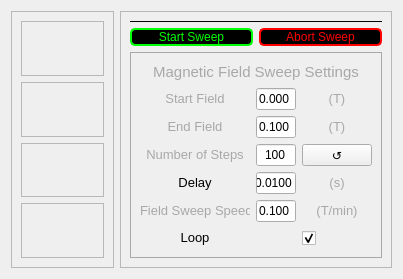
      <widget class="QWidget" name="tab_1DFieldSweep">
       <property name="styleSheet">
        <string notr="true">#tab_1DFieldSweep{

background-color: rgb(0, 0, 0);

}



</string>
       </property>
       <attribute name="title">
        <string>1DFieldSweep</string>
       </attribute>
       <layout class="QHBoxLayout" name="horizontalLayout_8" stretch="4,1">
        <item>
         <widget class="QFrame" name="frame_1DFieldSweep_PlotArea">
          <property name="frameShape">
           <enum>QFrame::StyledPanel</enum>
          </property>
          <property name="frameShadow">
           <enum>QFrame::Raised</enum>
          </property>
          <layout class="QVBoxLayout" name="verticalLayout_8">
           <item>
            <layout class="QVBoxLayout" name="verticalLayout_1DFieldSweepPlot1">
             <item>
              <widget class="QFrame" name="frame_1DFieldSweepPlot1">
               <property name="maximumSize">
                <size>
                 <width>16777215</width>
                 <height>16777215</height>
                </size>
               </property>
               <property name="styleSheet">
                <string notr="true">#PlotArea{
background:black
}</string>
               </property>
               <property name="frameShape">
                <enum>QFrame::StyledPanel</enum>
               </property>
               <property name="frameShadow">
                <enum>QFrame::Raised</enum>
               </property>
               <layout class="QHBoxLayout" name="horizontalLayout_9">
                <property name="spacing">
                 <number>0</number>
                </property>
                <property name="margin">
                 <number>0</number>
                </property>
               </layout>
               <zorder>frame_1DFieldSweep_PlotArea</zorder>
              </widget>
             </item>
            </layout>
           </item>
           <item>
            <layout class="QVBoxLayout" name="verticalLayout_1DFieldSweepPlot2">
             <item>
              <widget class="QFrame" name="frame_1DFieldSweepPlot2">
               <property name="maximumSize">
                <size>
                 <width>16777215</width>
                 <height>16777215</height>
                </size>
               </property>
               <property name="styleSheet">
                <string notr="true">#PlotArea{
background:black
}</string>
               </property>
               <property name="frameShape">
                <enum>QFrame::StyledPanel</enum>
               </property>
               <property name="frameShadow">
                <enum>QFrame::Raised</enum>
               </property>
               <layout class="QHBoxLayout" name="horizontalLayout_10">
                <property name="spacing">
                 <number>0</number>
                </property>
                <property name="margin">
                 <number>0</number>
                </property>
               </layout>
               <zorder>frame_1DFieldSweepPlot1</zorder>
              </widget>
             </item>
            </layout>
           </item>
           <item>
            <layout class="QVBoxLayout" name="verticalLayout_1DFieldSweepPlot3">
             <item>
              <widget class="QFrame" name="frame_1DFieldSweepPlot3">
               <property name="maximumSize">
                <size>
                 <width>16777215</width>
                 <height>16777215</height>
                </size>
               </property>
               <property name="styleSheet">
                <string notr="true">#PlotArea{
background:black
}</string>
               </property>
               <property name="frameShape">
                <enum>QFrame::StyledPanel</enum>
               </property>
               <property name="frameShadow">
                <enum>QFrame::Raised</enum>
               </property>
               <layout class="QHBoxLayout" name="horizontalLayout_11">
                <property name="spacing">
                 <number>0</number>
                </property>
                <property name="margin">
                 <number>0</number>
                </property>
               </layout>
              </widget>
             </item>
            </layout>
           </item>
           <item>
            <layout class="QVBoxLayout" name="verticalLayout_1DFieldSweepPlot4">
             <item>
              <widget class="QFrame" name="frame_1DFieldSweepPlot4">
               <property name="maximumSize">
                <size>
                 <width>16777215</width>
                 <height>16777215</height>
                </size>
               </property>
               <property name="styleSheet">
                <string notr="true">#PlotArea{
background:black
}</string>
               </property>
               <property name="frameShape">
                <enum>QFrame::StyledPanel</enum>
               </property>
               <property name="frameShadow">
                <enum>QFrame::Raised</enum>
               </property>
               <layout class="QHBoxLayout" name="horizontalLayout_12">
                <property name="spacing">
                 <number>0</number>
                </property>
                <property name="margin">
                 <number>0</number>
                </property>
               </layout>
              </widget>
             </item>
            </layout>
           </item>
          </layout>
         </widget>
        </item>
        <item>
         <widget class="QFrame" name="frame_1DFieldSweep_Setting">
          <property name="frameShape">
           <enum>QFrame::StyledPanel</enum>
          </property>
          <property name="frameShadow">
           <enum>QFrame::Raised</enum>
          </property>
          <layout class="QGridLayout" name="gridLayout_9" rowstretch="4,1,3">
           <item row="0" column="0" colspan="2">
            <widget class="QFrame" name="frame_1DFieldSweep_Picture">
             <property name="styleSheet">
              <string notr="true">image: url(:/nSOTScanner/Pictures/Ferromagnet.png);
background-color: rgb(3, 3, 3);</string>
             </property>
             <property name="frameShape">
              <enum>QFrame::StyledPanel</enum>
             </property>
             <property name="frameShadow">
              <enum>QFrame::Raised</enum>
             </property>
            </widget>
           </item>
           <item row="1" column="0">
            <widget class="QPushButton" name="pushButton_Start1DFieldSweep">
             <property name="sizePolicy">
              <sizepolicy hsizetype="Minimum" vsizetype="Preferred">
               <horstretch>0</horstretch>
               <verstretch>0</verstretch>
              </sizepolicy>
             </property>
             <property name="maximumSize">
              <size>
               <width>16777215</width>
               <height>16777215</height>
              </size>
             </property>
             <property name="toolTip">
              <string>Test</string>
             </property>
             <property name="styleSheet">
              <string notr="true">QPushButton:pressed#pushButton_Start1DFieldSweep{
color: rgb(95,107,166);
background-color:rgb(168,168,168);
border: 1px solid rgb(95,107,166);
border-radius: 5px
}

QPushButton#pushButton_Start1DFieldSweep{
color: rgb(0,255,0);
background-color:rgb(0,0,0);
border: 2px solid rgb(0,255,0);
border-radius: 5px
}</string>
             </property>
             <property name="text">
              <string>Start Sweep</string>
             </property>
            </widget>
           </item>
           <item row="1" column="1">
            <widget class="QPushButton" name="pushButton_Abort1DFieldSweep">
             <property name="sizePolicy">
              <sizepolicy hsizetype="Preferred" vsizetype="Preferred">
               <horstretch>0</horstretch>
               <verstretch>0</verstretch>
              </sizepolicy>
             </property>
             <property name="minimumSize">
              <size>
               <width>0</width>
               <height>0</height>
              </size>
             </property>
             <property name="maximumSize">
              <size>
               <width>16777215</width>
               <height>16777215</height>
              </size>
             </property>
             <property name="toolTip">
              <string>Test</string>
             </property>
             <property name="styleSheet">
              <string notr="true">QPushButton:pressed#pushButton_Abort1DFieldSweep{
color: rgb(95,107,166);
background-color:rgb(168,168,168);
border: 1px solid rgb(95,107,166);
border-radius: 5px
}

QPushButton#pushButton_Abort1DFieldSweep{
color: rgb(255,0, 0);
background-color:rgb(0,0,0);
border: 2px solid  rgb(255,0, 0);
border-radius: 5px
}</string>
             </property>
             <property name="text">
              <string>Abort Sweep</string>
             </property>
            </widget>
           </item>
           <item row="2" column="0" colspan="2">
            <widget class="QFrame" name="frame_1DFieldSweep_MagneticFieldSetting">
             <property name="styleSheet">
              <string notr="true">#frame_1DFieldSweep_MagneticFieldSetting{
border:1px solid rgb(168,168,168)
}</string>
             </property>
             <property name="frameShape">
              <enum>QFrame::StyledPanel</enum>
             </property>
             <property name="frameShadow">
              <enum>QFrame::Raised</enum>
             </property>
             <layout class="QGridLayout" name="gridLayout_8" rowstretch="2,1,1,1,1,1,1" columnstretch="7,5,1">
              <item row="3" column="1">
               <widget class="QLineEdit" name="lineEdit_1DFieldSweepSetting_Numberofsteps">
                <property name="sizePolicy">
                 <sizepolicy hsizetype="Expanding" vsizetype="Preferred">
                  <horstretch>0</horstretch>
                  <verstretch>0</verstretch>
                 </sizepolicy>
                </property>
                <property name="focusPolicy">
                 <enum>Qt::StrongFocus</enum>
                </property>
                <property name="text">
                 <string>100</string>
                </property>
                <property name="frame">
                 <bool>true</bool>
                </property>
                <property name="cursorPosition">
                 <number>3</number>
                </property>
                <property name="alignment">
                 <set>Qt::AlignCenter</set>
                </property>
                <property name="placeholderText">
                 <string>0.0</string>
                </property>
               </widget>
              </item>
              <item row="5" column="1">
               <widget class="QLineEdit" name="lineEdit_1DFieldSweepSetting_FieldSweepSpeed">
                <property name="sizePolicy">
                 <sizepolicy hsizetype="Expanding" vsizetype="Preferred">
                  <horstretch>0</horstretch>
                  <verstretch>0</verstretch>
                 </sizepolicy>
                </property>
                <property name="text">
                 <string>0.100</string>
                </property>
                <property name="alignment">
                 <set>Qt::AlignLeading|Qt::AlignLeft|Qt::AlignVCenter</set>
                </property>
                <property name="placeholderText">
                 <string>0.0</string>
                </property>
               </widget>
              </item>
              <item row="3" column="0">
               <widget class="QLabel" name="label_FieldSweep1D_NumberofStep">
                <property name="minimumSize">
                 <size>
                  <width>110</width>
                  <height>20</height>
                 </size>
                </property>
                <property name="text">
                 <string>&lt;html&gt;&lt;head/&gt;&lt;body&gt;&lt;p&gt;&lt;span style=&quot; font-size:10pt; color:#a8a8a8;&quot;&gt;Number of Steps&lt;/span&gt;&lt;/p&gt;&lt;/body&gt;&lt;/html&gt;</string>
                </property>
                <property name="alignment">
                 <set>Qt::AlignCenter</set>
                </property>
               </widget>
              </item>
              <item row="2" column="2">
               <widget class="QLabel" name="label_17">
                <property name="minimumSize">
                 <size>
                  <width>20</width>
                  <height>20</height>
                 </size>
                </property>
                <property name="text">
                 <string>&lt;html&gt;&lt;head/&gt;&lt;body&gt;&lt;p&gt;&lt;span style=&quot; font-size:10pt; color:#a8a8a8;&quot;&gt;(T)&lt;/span&gt;&lt;/p&gt;&lt;/body&gt;&lt;/html&gt;</string>
                </property>
                <property name="alignment">
                 <set>Qt::AlignCenter</set>
                </property>
               </widget>
              </item>
              <item row="2" column="1">
               <widget class="QLineEdit" name="lineEdit_1DFieldSweepSetting_MaximumField">
                <property name="sizePolicy">
                 <sizepolicy hsizetype="Expanding" vsizetype="Preferred">
                  <horstretch>0</horstretch>
                  <verstretch>0</verstretch>
                 </sizepolicy>
                </property>
                <property name="text">
                 <string>0.100</string>
                </property>
                <property name="alignment">
                 <set>Qt::AlignLeading|Qt::AlignLeft|Qt::AlignVCenter</set>
                </property>
                <property name="placeholderText">
                 <string>0.0</string>
                </property>
               </widget>
              </item>
              <item row="5" column="2">
               <widget class="QLabel" name="label_16">
                <property name="minimumSize">
                 <size>
                  <width>50</width>
                  <height>20</height>
                 </size>
                </property>
                <property name="text">
                 <string>&lt;html&gt;&lt;head/&gt;&lt;body&gt;&lt;p&gt;&lt;span style=&quot; font-size:10pt; color:#a8a8a8;&quot;&gt;(T/min)&lt;/span&gt;&lt;/p&gt;&lt;/body&gt;&lt;/html&gt;</string>
                </property>
                <property name="alignment">
                 <set>Qt::AlignCenter</set>
                </property>
               </widget>
              </item>
              <item row="0" column="0" colspan="3">
               <widget class="QLabel" name="Label_4">
                <property name="minimumSize">
                 <size>
                  <width>150</width>
                  <height>20</height>
                 </size>
                </property>
                <property name="text">
                 <string>&lt;html&gt;&lt;head/&gt;&lt;body&gt;&lt;p&gt;&lt;span style=&quot; font-size:11pt; color:#a8a8a8;&quot;&gt;Magnetic Field Sweep Settings&lt;/span&gt;&lt;/p&gt;&lt;/body&gt;&lt;/html&gt;</string>
                </property>
                <property name="alignment">
                 <set>Qt::AlignCenter</set>
                </property>
               </widget>
              </item>
              <item row="1" column="1">
               <widget class="QLineEdit" name="lineEdit_1DFieldSweepSetting_MinimumField">
                <property name="sizePolicy">
                 <sizepolicy hsizetype="Expanding" vsizetype="Preferred">
                  <horstretch>0</horstretch>
                  <verstretch>0</verstretch>
                 </sizepolicy>
                </property>
                <property name="minimumSize">
                 <size>
                  <width>40</width>
                  <height>0</height>
                 </size>
                </property>
                <property name="text">
                 <string>0.000</string>
                </property>
                <property name="alignment">
                 <set>Qt::AlignLeading|Qt::AlignLeft|Qt::AlignVCenter</set>
                </property>
                <property name="placeholderText">
                 <string>0.0</string>
                </property>
               </widget>
              </item>
              <item row="1" column="2">
               <widget class="QLabel" name="label_18">
                <property name="minimumSize">
                 <size>
                  <width>20</width>
                  <height>20</height>
                 </size>
                </property>
                <property name="text">
                 <string>&lt;html&gt;&lt;head/&gt;&lt;body&gt;&lt;p&gt;&lt;span style=&quot; font-size:10pt; color:#a8a8a8;&quot;&gt;(T)&lt;/span&gt;&lt;/p&gt;&lt;/body&gt;&lt;/html&gt;</string>
                </property>
                <property name="alignment">
                 <set>Qt::AlignCenter</set>
                </property>
               </widget>
              </item>
              <item row="2" column="0">
               <widget class="QLabel" name="Label_2">
                <property name="minimumSize">
                 <size>
                  <width>110</width>
                  <height>20</height>
                 </size>
                </property>
                <property name="text">
                 <string>&lt;html&gt;&lt;head/&gt;&lt;body&gt;&lt;p&gt;&lt;span style=&quot; font-size:10pt; color:#a8a8a8;&quot;&gt;End Field&lt;/span&gt;&lt;/p&gt;&lt;/body&gt;&lt;/html&gt;</string>
                </property>
                <property name="alignment">
                 <set>Qt::AlignCenter</set>
                </property>
               </widget>
              </item>
              <item row="1" column="0">
               <widget class="QLabel" name="Label">
                <property name="minimumSize">
                 <size>
                  <width>110</width>
                  <height>20</height>
                 </size>
                </property>
                <property name="text">
                 <string>&lt;html&gt;&lt;head/&gt;&lt;body&gt;&lt;p&gt;&lt;span style=&quot; font-size:10pt; color:#a8a8a8;&quot;&gt;Start Field&lt;/span&gt;&lt;/p&gt;&lt;/body&gt;&lt;/html&gt;</string>
                </property>
                <property name="alignment">
                 <set>Qt::AlignCenter</set>
                </property>
               </widget>
              </item>
              <item row="5" column="0">
               <widget class="QLabel" name="Label_3">
                <property name="minimumSize">
                 <size>
                  <width>110</width>
                  <height>20</height>
                 </size>
                </property>
                <property name="text">
                 <string>&lt;html&gt;&lt;head/&gt;&lt;body&gt;&lt;p&gt;&lt;span style=&quot; font-size:10pt; color:#a8a8a8;&quot;&gt;Field Sweep Speed&lt;/span&gt;&lt;/p&gt;&lt;/body&gt;&lt;/html&gt;</string>
                </property>
                <property name="alignment">
                 <set>Qt::AlignCenter</set>
                </property>
               </widget>
              </item>
              <item row="3" column="2">
               <widget class="QPushButton" name="pushButton_1DFieldSweepSetting_NoSmTpTSwitch">
                <property name="sizePolicy">
                 <sizepolicy hsizetype="Preferred" vsizetype="Preferred">
                  <horstretch>0</horstretch>
                  <verstretch>0</verstretch>
                 </sizepolicy>
                </property>
                <property name="minimumSize">
                 <size>
                  <width>20</width>
                  <height>20</height>
                 </size>
                </property>
                <property name="focusPolicy">
                 <enum>Qt::NoFocus</enum>
                </property>
                <property name="toolTip">
                 <string>Toggle Field Steps/Increment</string>
                </property>
                <property name="text">
                 <string>↺</string>
                </property>
               </widget>
              </item>
              <item row="6" column="2">
               <widget class="QCheckBox" name="checkBox_FieldSweep1D_Loop">
                <property name="layoutDirection">
                 <enum>Qt::LeftToRight</enum>
                </property>
                <property name="autoFillBackground">
                 <bool>false</bool>
                </property>
                <property name="styleSheet">
                 <string notr="true">setStyleSheet(&quot;margin-left:50%; margin-right:50%;&quot;);
</string>
                </property>
                <property name="text">
                 <string/>
                </property>
                <property name="checked">
                 <bool>true</bool>
                </property>
               </widget>
              </item>
              <item row="6" column="0">
               <widget class="QLabel" name="Label_5">
                <property name="minimumSize">
                 <size>
                  <width>110</width>
                  <height>20</height>
                 </size>
                </property>
                <property name="text">
                 <string>&lt;html&gt;&lt;head/&gt;&lt;body&gt;&lt;p&gt;&lt;span style=&quot; font-size:10pt;&quot;&gt;Loop&lt;/span&gt;&lt;/p&gt;&lt;/body&gt;&lt;/html&gt;</string>
                </property>
                <property name="alignment">
                 <set>Qt::AlignCenter</set>
                </property>
               </widget>
              </item>
              <item row="4" column="0">
               <widget class="QLabel" name="Label_6">
                <property name="minimumSize">
                 <size>
                  <width>110</width>
                  <height>20</height>
                 </size>
                </property>
                <property name="text">
                 <string>&lt;html&gt;&lt;head/&gt;&lt;body&gt;&lt;p&gt;&lt;span style=&quot; font-size:10pt;&quot;&gt;Delay&lt;/span&gt;&lt;/p&gt;&lt;/body&gt;&lt;/html&gt;</string>
                </property>
                <property name="alignment">
                 <set>Qt::AlignCenter</set>
                </property>
               </widget>
              </item>
              <item row="4" column="1">
               <widget class="QLineEdit" name="lineEdit_1DFieldSweepSetting_Delay">
                <property name="sizePolicy">
                 <sizepolicy hsizetype="Expanding" vsizetype="Preferred">
                  <horstretch>0</horstretch>
                  <verstretch>0</verstretch>
                 </sizepolicy>
                </property>
                <property name="text">
                 <string>0.0100</string>
                </property>
                <property name="alignment">
                 <set>Qt::AlignLeading|Qt::AlignLeft|Qt::AlignVCenter</set>
                </property>
                <property name="placeholderText">
                 <string>0.0</string>
                </property>
               </widget>
              </item>
              <item row="4" column="2">
               <widget class="QLabel" name="label_19">
                <property name="minimumSize">
                 <size>
                  <width>20</width>
                  <height>20</height>
                 </size>
                </property>
                <property name="text">
                 <string>&lt;html&gt;&lt;head/&gt;&lt;body&gt;&lt;p&gt;&lt;span style=&quot; font-size:10pt; color:#a8a8a8;&quot;&gt;(s)&lt;/span&gt;&lt;/p&gt;&lt;/body&gt;&lt;/html&gt;</string>
                </property>
                <property name="alignment">
                 <set>Qt::AlignCenter</set>
                </property>
               </widget>
              </item>
             </layout>
            </widget>
           </item>
          </layout>
         </widget>
        </item>
       </layout>
      </widget>
